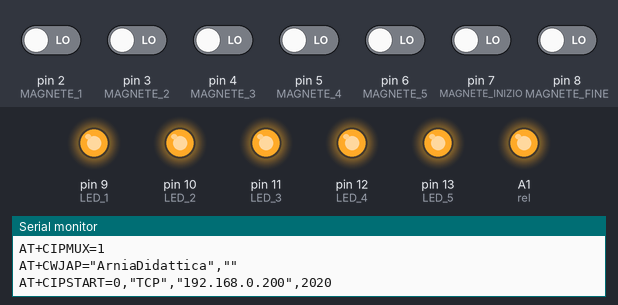
Simulated run of this sketch. Board: Arduino Uno, built with avr-gcc and run on an emulated ATmega328P. On the bench: output pins drawn as LEDs (lit = HIGH), the last lines printed to the serial monitor. The inputs (shaded band) are chosen by the test bench; at power-on: pin 2 (MAGNETE_1), pin 3 (MAGNETE_2), pin 4 (MAGNETE_3), pin 5 (MAGNETE_4), pin 6 (MAGNETE_5), pin 7 (MAGNETE_INIZIO), pin 8 (MAGNETE_FINE) LOW.

Above: at 16.2 s.
16.3 s: pin 2 (MAGNETE_1) driven HIGH
At 17.2 s:
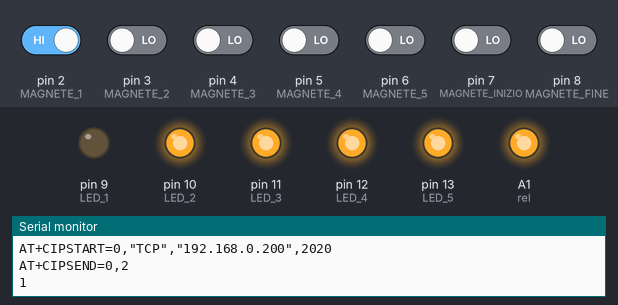
17.8 s: pin 3 (MAGNETE_2) driven HIGH
At 18.4 s:
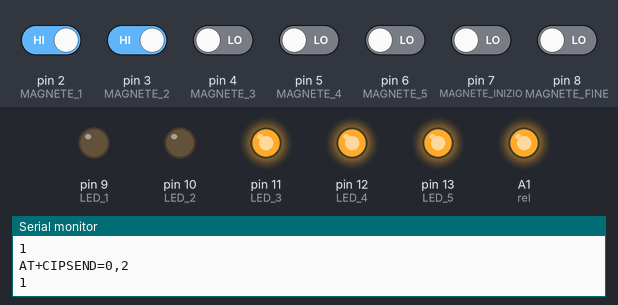
19.3 s: pin 4 (MAGNETE_3) driven HIGH
At 20.5 s:
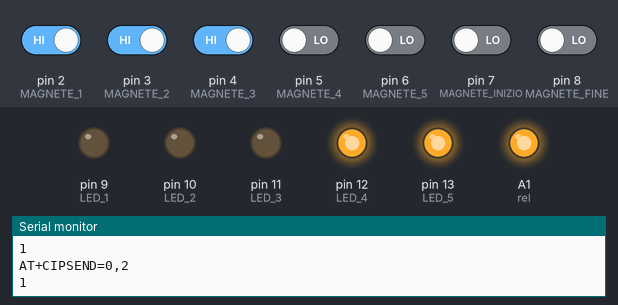
20.8 s: pin 5 (MAGNETE_4) driven HIGH
At 21.9 s:
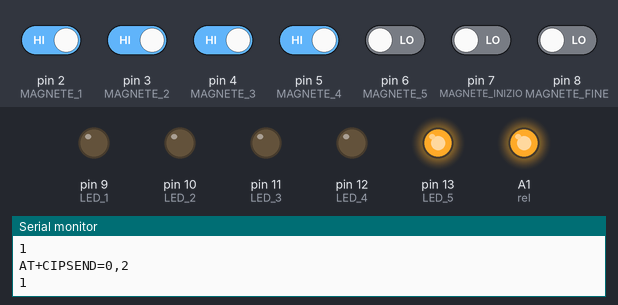
22.3 s: pin 6 (MAGNETE_5) driven HIGH
At 23.0 s:
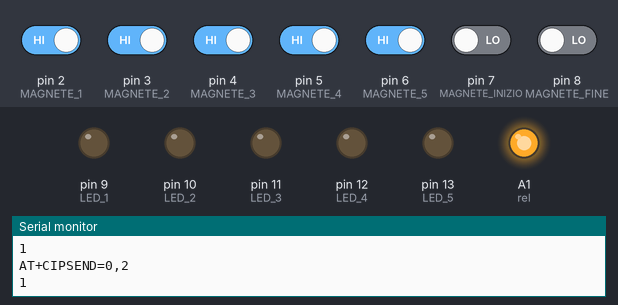
23.8 s: pin 8 (MAGNETE_FINE) driven HIGH
At 24.1 s:
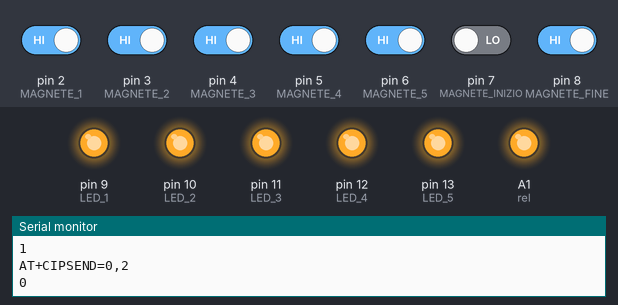
Timing chart, 0 to 26.3 s (numbered marks = the images above; inputs shaded):
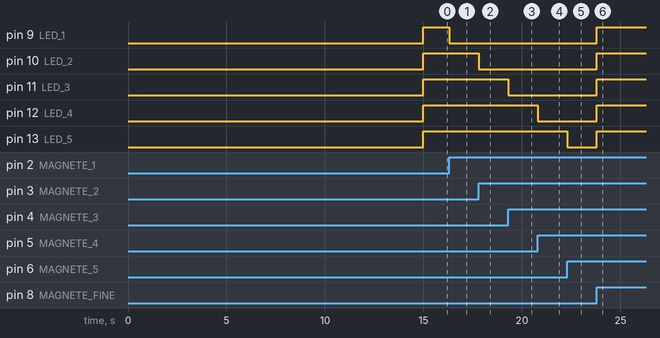

Measured:
- after the input at 16.3 s, pin 9 (LED_1): HIGH → LOW at once
- after the input at 17.8 s, pin 10 (LED_2): HIGH → LOW at once
- after the input at 19.3 s, pin 11 (LED_3): HIGH → LOW at once
- after the input at 20.8 s, pin 12 (LED_4): HIGH → LOW at once
- after the input at 22.3 s, pin 13 (LED_5): HIGH → LOW at once
- after the input at 23.8 s, pin 9 (LED_1), pin 10 (LED_2), pin 11 (LED_3), pin 12 (LED_4), pin 13 (LED_5): LOW → HIGH at once

The sketch:

quadro2_2.ino
```cpp
const int MAGNETE_1 = 2;
const int MAGNETE_2 = 3;
const int MAGNETE_3 = 4;
const int MAGNETE_4 = 5;
const int MAGNETE_5 = 6;
const int MAGNETE_INIZIO = 7;
const int MAGNETE_FINE = 8;
const int LED_1 = 9;
const int LED_2 = 10;
const int LED_3 = 11;
const int LED_4 = 12;
const int LED_5 = 13;
const int rel=A1;
int FIORE_1 = 0;
int FIORE_2 = 0;
int FIORE_3 = 0;
int FIORE_4 = 0;
int FIORE_5 = 0;
int FINE = 0;


void setup ()
{
  pinMode (rel,OUTPUT);
  delay(1000);
  digitalWrite(rel,HIGH);
  delay(1000);

  Serial.begin(9600);
  Serial.println("AT+CWMODE=1");
  delay(1000);
  Serial.println("AT+CIPMUX=1");
  delay(1000);
  Serial.println("AT+CWJAP=\"ArniaDidattica\",\"\"");
  delay(5000);
  Serial.println("AT+CIPSTART=0,\"TCP\",\"192.168.0.200\",2020");
  delay(6000);

  pinMode (MAGNETE_1, INPUT);
  pinMode (MAGNETE_2, INPUT);
  pinMode (MAGNETE_3, INPUT);
  pinMode (MAGNETE_4, INPUT);
  pinMode (MAGNETE_5, INPUT);
  pinMode (MAGNETE_FINE, INPUT);
  pinMode (MAGNETE_INIZIO, INPUT);
  pinMode (LED_1, OUTPUT);
  pinMode (LED_2, OUTPUT);
  pinMode (LED_3, OUTPUT);
  pinMode (LED_4, OUTPUT);
  pinMode (LED_5, OUTPUT);
  digitalWrite (LED_1, HIGH);
  digitalWrite (LED_2, HIGH);
  digitalWrite (LED_3, HIGH);
  digitalWrite (LED_4, HIGH);
  digitalWrite (LED_5, HIGH);
}

void loop()
{
  //VERIFICA MAGNETI

  if (digitalRead (MAGNETE_INIZIO) == HIGH)
  {
    FINE = 0;
  }

  if (digitalRead (MAGNETE_1) == HIGH && FIORE_1 == 0 && FINE == 0)
  {
    digitalWrite (LED_1, LOW);
    FIORE_1 = 1;
    Serial.println("AT+CIPSEND=0,2");
    delay(100);
    Serial.println("1");
    delay(100);
  }

  if (digitalRead (MAGNETE_2) == HIGH && FIORE_2 == 0 && FINE == 0)
  {
    digitalWrite (LED_2, LOW);
    FIORE_2 = 1;
    Serial.println("AT+CIPSEND=0,2");
    delay(100);
    Serial.println("1");
    delay(100);

  }

  if (digitalRead (MAGNETE_3) == HIGH && FIORE_3 == 0 && FINE == 0)
  {
    digitalWrite (LED_3, LOW);
    FIORE_3 = 1;
    Serial.println("AT+CIPSEND=0,2");
    delay(100);
    Serial.println("1");
    delay(100);
  }

  if (digitalRead (MAGNETE_4) == HIGH && FIORE_4 == 0 && FINE == 0)
  {
    digitalWrite (LED_4, LOW);
    FIORE_4 = 1;
    Serial.println("AT+CIPSEND=0,2");
    delay(100);
    Serial.println("1");
    delay(100);
  }

  if (digitalRead (MAGNETE_5) == HIGH && FIORE_5 == 0 && FINE == 0)
  {
    digitalWrite (LED_5, LOW);
    FIORE_5 = 1;
    Serial.println("AT+CIPSEND=0,2");
    delay(100);
    Serial.println("1");
    delay(100);
  }

  if (digitalRead (MAGNETE_FINE) == HIGH && FINE == 0 && FINE == 0)
  {
    FINE = 1;
    digitalWrite (LED_1, HIGH);
    digitalWrite (LED_2, HIGH);
    digitalWrite (LED_3, HIGH);
    digitalWrite (LED_4, HIGH);
    digitalWrite (LED_5, HIGH);
    FIORE_1 = 0;
    FIORE_2 = 0;
    FIORE_3 = 0;
    FIORE_4 = 0;
    FIORE_5 = 0;

    Serial.println("AT+CIPSEND=0,2");
    delay(100);
    Serial.println("0");
    delay(100);

  }
}
```
